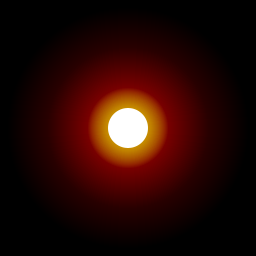
Frame 1 (no input)
Frame 60 (the mouse pressed at the canvas centre just before this capture): identical to frame 1, image omitted
Frame 120 (the mouse held since frame 60 and released just before this capture): identical to frame 1, image omitted

The Processing sketch that drew this single still picture (run headless with seeded random() and noise(); from frame 60 on, the mouse is pressed at the canvas centre):

// Processing sketch: particle_image
// ── particle_image.pde
PGraphics pg;

int auraRadius1 = 120;
int auraRadius2 = 80;
int auraRadius3 = 40;
int coreRadius = 20;

void setup() {
  size(256, 256);

  pg = createGraphics(width, height);

  pg.beginDraw();

  pg.ellipseMode(RADIUS);
  pg.noStroke();

  // draw aura 1
  pg.fill(255, 0, 0, 1);

  for (int r = 1; r <= auraRadius1; r++) {
    pg.ellipse(width / 2, height / 2, r, r);
  }

  // draw aura 2
  pg.fill(255, 127, 0, 1);

  for (int r = 1; r <= auraRadius2; r++) {
    pg.ellipse(width / 2, height / 2, r, r);
  }

  // draw aura 3
  pg.fill(255, 255, 0, 10);

  for (int r = 1; r <= auraRadius3; r++) {
    pg.ellipse(width / 2, height / 2, r, r);
  }

  // draw core
  pg.fill(255);
  pg.ellipse(width / 2, height / 2, coreRadius, coreRadius);

  pg.endDraw();

  pg.save("data/particle.png");
}

void draw() {
  background(0);
  imageMode(CENTER);
  image(pg, width / 2, height / 2, pg.width, pg.height);
}
